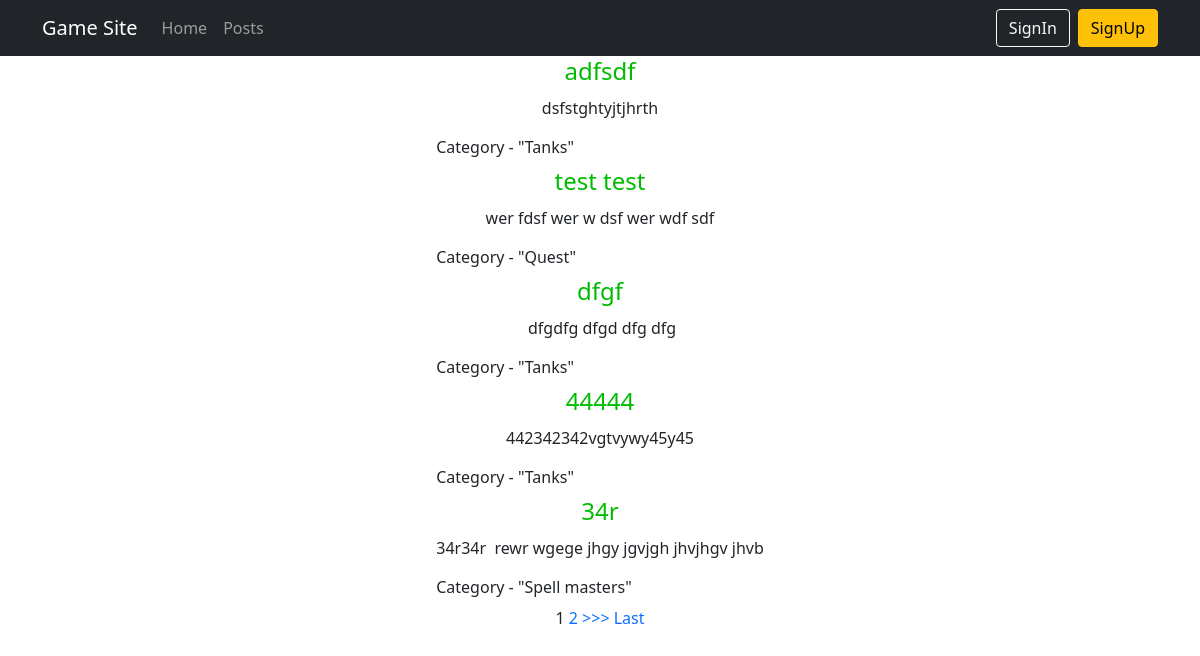
/posts/, run on the app's committed database.
### ads/models.py (models this page shows, shortened)
class Post(models.Model):
    TYPE = (
        ('tank', 'Tanks'),
        ('heal', 'Heals'),
        ('dd', 'DD'),
        ('buyers', 'Merchants'),
        ('gildmaster', 'Gildmasters'),
        ('quest', 'Quest'),
        ('smith', 'Blacksmiths'),
        ('tanner', 'Tanners'),
        ('potion', 'Potions'),
        ('spellmaster', 'Spell masters'),
    )
    author = models.ForeignKey(User, on_delete=models.CASCADE, default=None, blank=True)
    title = models.CharField(max_length=64, unique=True)
    category = models.CharField(max_length=16, choices=TYPE, default='tank')
    content = RichTextUploadingField(blank=True, null=True)

### ads/views.py (the view)
# urls.py: path('posts/', PostsView.as_view(), name='posts'),
class PostsView(ListView):
    model = Post
    template_name = 'ads/posts.html'
    context_object_name = 'posts'
    ordering = ['-id']
    paginate_by = 5

### templates/ads/posts.html (shortened to what this page needs)
{% extends 'index.html' %}
{% block content %}
<table align="center">
    {% for post in posts %}
    <tr>
        <td>
            <h4 align="center">
                <a href="{% url 'post_detail' post.id %}" style="color: #00bc00">{{ post.title }}</a>
            </h4>
        </td>
    </tr>
    <tr>
        <td>
            {{ post.content|safe }}
        </td>
    </tr>
    <tr>
        <td>
            <h6 align="left">
                Category - "{{ post.get_category_display }}"
            </h6>
        </td>
    </tr>
    {% endfor %}
</table>
{% if is_paginated %}
{% for num in page_obj.paginator.page_range %}
{% if page_obj.number == num %}
<a>{{ num }}</a>
{% elif num > page_obj.number|add:'-3' and num < page_obj.number|add:'3' %}
<a href="?page={{ num }}">{{ num }}</a>
{% endif %}
{% endfor %}
{% if page_obj.has_next %}
<a href="?page={{ page_obj.next_page_number }}">>>></a>
<a href="?page={{ page_obj.paginator.num_pages }}">Last</a>
{% endif %}
{% endif %}
{% endblock %}

### templates/ads/posts.html (style rules this page uses)
a { text-decoration: none; }

### data on the page
Post: title "adfsdf", content "dsfstghtyjtjhrth", category "Tanks"
Post: title "test test", content "wer fdsf wer w dsf wer wdf sdf", category "Quest"
Post: title "dfgf", content "dfgdfg dfgd dfg dfg", category "Tanks"
Post: title "44444", content "442342342vgtvywy45y45", category "Tanks"
Post: title "34r", content "34r34r rewr wgege jhgy jgvjgh jhvjhgv jhvb", category "Spell masters"

### other printed values
{{ num }} "1"
{{ num }} "2"
